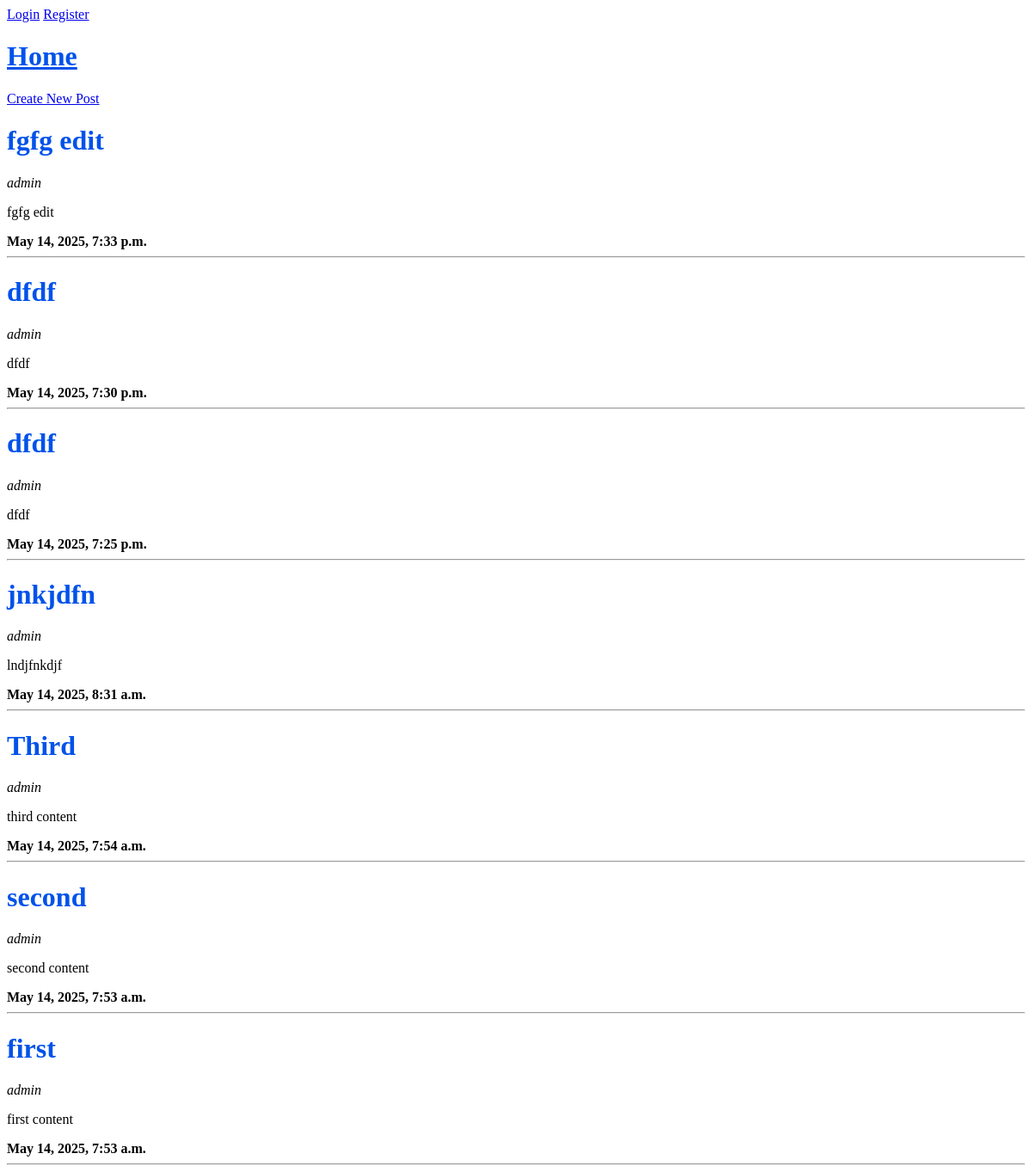
The app's page /, older data.
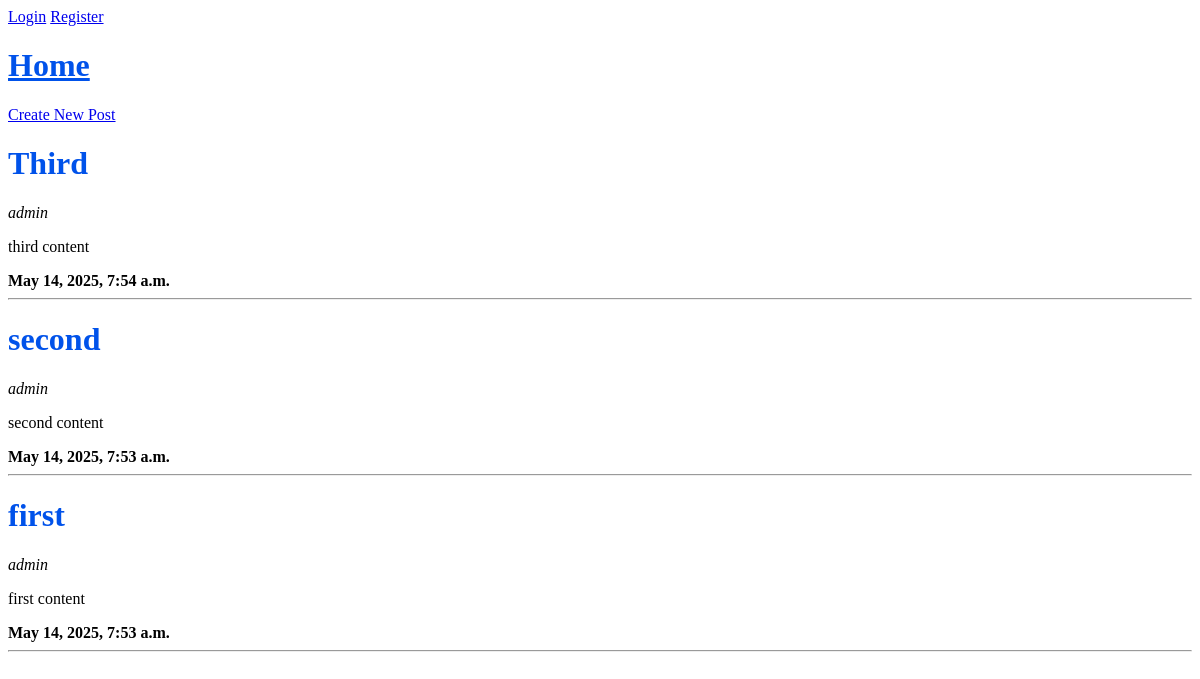
The same page, newer data.
### app/models.py (models this page shows, shortened)
class Post(models.Model):
    title = models.CharField(max_length=100)
    content = models.TextField()
    published_at = models.DateTimeField(default=timezone.now)
    author = models.ForeignKey(User, on_delete=models.CASCADE)
    class Meta:
        ordering = ['-published_at']

### app/views.py (the view)
# urls.py: path('', views.home, name='home'),
def home(request) -> HttpResponse:
    posts = Post.objects.all()
    context = {'posts': posts, 'title': 'Django is amazing'}
    return render(request, 'app/index.html', context)

### app/templates/app/index.html (shortened to what this page needs)
{% extends 'base.html' %}
    {% block content %}
        <h1><u>Home</u></h1>
        <a href="{% url 'create_post' %}">Create New Post</a>
        {% for post in posts %}
        <h1>{{post.title}}</h1>
        <i>{{post.author}}</i>
        <p>{{post.content}}</p>
        <b>{{post.published_at}}</b>
        <hr />
    {% endfor %}
{% endblock content %}

Row changes from the older to the newer data that the page shows:
removed Post: title "fgfg edit", author "admin", content "fgfg edit", published_at "May 14, 2025, 7:33 p.m."
removed Post: title "dfdf", author "admin", content "dfdf", published_at "May 14, 2025, 7:30 p.m."
removed Post: title "dfdf", author "admin", content "dfdf", published_at "May 14, 2025, 7:25 p.m."
removed Post: title "jnkjdfn", author "admin", content "lndjfnkdjf", published_at "May 14, 2025, 8:31 a.m."
